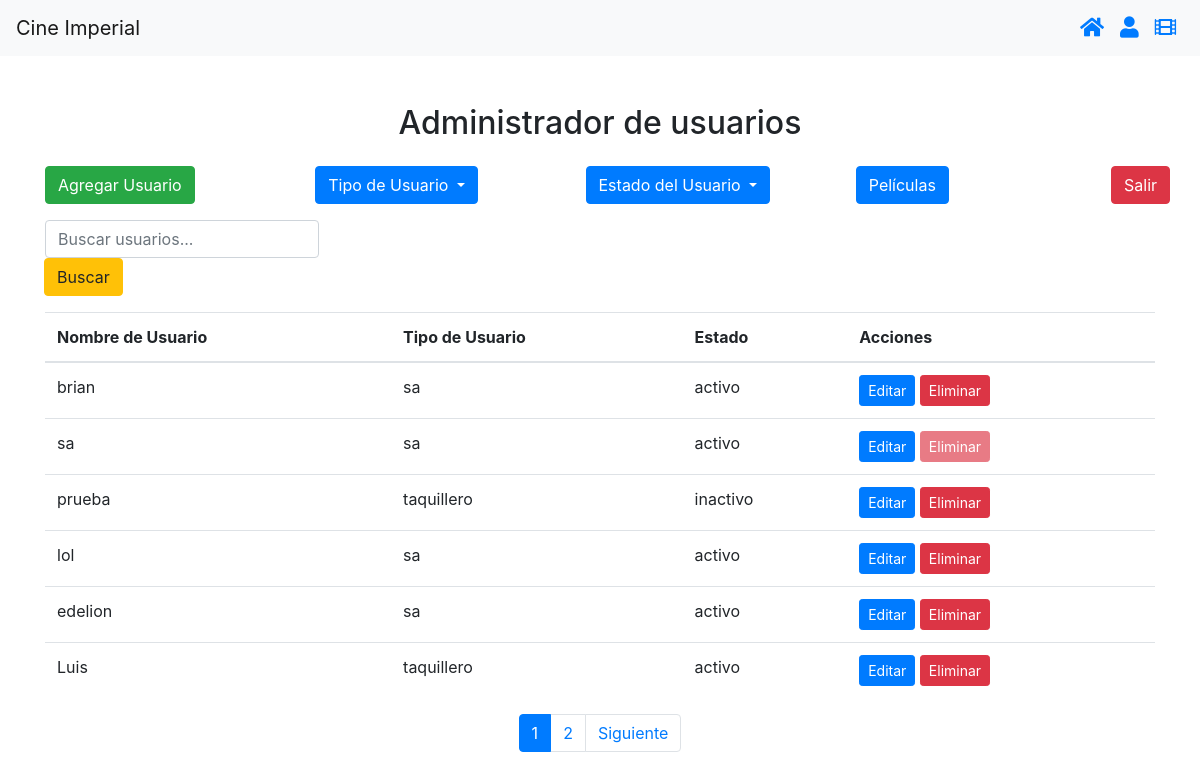
Screenshot of /interfaz_sa (signed in) with the database file from the repository.
### crud1/models.py (models this page shows, shortened)
class Usuario(models.Model):
    nombre_usuario = models.CharField(max_length=100)
    contraseña = models.CharField(max_length=100)
    tipo_usuario = models.CharField(max_length=50)
    estado = models.CharField(max_length=50)

### crud1/views.py (the view)
# urls.py: path('interfaz_sa', views.interfaz_sa, name='interfaz_sa'),
def interfaz_sa(request):
    if 'user_id' not in request.session:
        return redirect('login')
    query = request.GET.get('q')
    if query:
        usuarios = Usuario.objects.filter(Q(nombre_usuario__icontains=query))
    else:
        usuarios = Usuario.objects.all()
    paginator = Paginator(usuarios, 6)  # 6 usuarios por página
    page = request.GET.get('page')
    try:
        usuarios = paginator.page(page)
    except PageNotAnInteger:
        usuarios = paginator.page(1)
    except EmptyPage:
        usuarios = paginator.page(paginator.num_pages)
    return render(request, 'interfaz_sa.html', {'usuarios': usuarios, 'query': query})

### crud1/templates/interfaz_sa.html (shortened to what this page needs)
{% load static %}
<!DOCTYPE html>
<html lang="en">
<head>
    <link rel="stylesheet" href="https://stackpath.bootstrapcdn.com/bootstrap/4.5.2/css/bootstrap.min.css">
    <link rel="stylesheet" href="https://cdnjs.cloudflare.com/ajax/libs/font-awesome/5.15.4/css/all.min.css">
</head>
<body>
    <nav class="navbar navbar-expand-lg navbar-light bg-light">
        <a class="navbar-brand" href="#">Cine Imperial</a>
        <div class="collapse navbar-collapse" id="navbarSupportedContent">
            <ul class="navbar-nav ml-auto">
                <li class="nav-item">
                    <a class="nav-link" href="{% url 'menu' %}">
                        <i class="fas fa-home fa-lg text-primary"></i>
                    </a>
                </li>
                <li class="nav-item">
                    <a class="nav-link" href="{% url 'login' %}">
                        <i class="fas fa-user fa-lg text-primary"></i>
                    </a>
                </li>
                <li class="nav-item">
                    <a class="nav-link" href="{% url 'peliculas' %}">
                        <i class="fas fa-film fa-lg text-primary"></i>
                    </a>
                </li>
            </ul>
        </div>
    </nav>
    <div class="container mt-5">
        <h2 class="text-center mb-4 animate_animated animate_fadeIn">Administrador de usuarios</h2>
        <div class="row">
            <div class="col">
                <button type="button" class="btn btn-success mb-3" data-toggle="modal"
                    data-target="#agregarUsuarioModal">
                    Agregar Usuario
                </button>
            </div>
            <div class="col">
                <div class="dropdown">
                    <button class="btn btn-primary dropdown-toggle mb-3" type="button" id="dropdownTipoUsuario"
                        data-toggle="dropdown" aria-haspopup="true" aria-expanded="false">
                        Tipo de Usuario
                    </button>
                </div>
            </div>
            <div class="col">
                <div class="dropdown">
                    <button class="btn btn-primary dropdown-toggle mb-3" type="button" id="dropdownEstadoUsuario"
                        data-toggle="dropdown" aria-haspopup="true" aria-expanded="false">
                        Estado del Usuario
                    </button>
                </div>
            </div>
            <div class="col">
                <a href="{% url 'peliculas' %}" class="btn btn-primary">Películas</a>
            </div>
            <div>
                <a href="{% url 'login' %}" class="btn btn-danger">Salir</a>
            </div>
        </div>
<div class="row">
    <div class="col-lg-10 input-group mb-3">
        <form id="search-form" method="GET" action="{% url 'interfaz_sa' %}">
            <input type="text" class="form-control" id="buscarUsuarios" name="q" placeholder="Buscar usuarios..." aria-label="Buscar usuarios..." aria-describedby="basic-addon2" oninput="filtrarUsuariosPorNombre()">
            <div class="input-group-append">
                <button class="btn btn btn-warning" type="submit">Buscar</button>
            </div>
        </form>
    </div>
</div>
        <table class="table">
            <thead>
                <tr>
                    <th scope="col">Nombre de Usuario</th>
                    <th scope="col">Tipo de Usuario</th>
                    <th scope="col">Estado</th>
                    <th scope="col">Acciones</th>
                </tr>
            </thead>
            <tbody>
                {% for usuario in usuarios %}
                <tr>
                    <td>{{ usuario.nombre_usuario }}</td>
                    <td>{{ usuario.tipo_usuario }}</td>
                    <td>{{ usuario.estado }}</td>
                    <td>
<button type="button" class="btn btn-primary btn-sm" data-toggle="modal" data-target="#editarUsuarioModal{{ usuario.id }}">
    Editar
</button>
                        <a href="{% url 'eliminar_usuario' usuario.id %}"
                            class="btn btn-danger btn-sm {% if usuario.nombre_usuario == 'sa' %}disabled{% endif %}"
                            {% if usuario.nombre_usuario == 'sa' %}onclick="return false;" {% endif %}>
                            Eliminar
                        </a>
                    </td>
                </tr>
                {% endfor %}
            </tbody>
        </table>
<div class="pagination justify-content-center">
    <ul class="pagination">
        {% for i in usuarios.paginator.page_range %}
        <li class="page-item {% if usuarios.number == i %}active{% endif %}">
            <a class="page-link" href="?page={{ i }}">{{ i }}</a>
        </li>
        {% endfor %}
        {% if usuarios.has_next %}
        <li class="page-item">
            <a class="page-link" href="?page={{ usuarios.next_page_number }}">Siguiente</a>
        </li>
        {% endif %}
    </ul>
</div>
    </div>
</body>
</html>

### rows the page displays
Usuario: nombre_usuario "brian", tipo_usuario "sa", estado "activo"
Usuario: nombre_usuario "sa", tipo_usuario "sa", estado "activo"
Usuario: nombre_usuario "prueba", tipo_usuario "taquillero", estado "inactivo"
Usuario: nombre_usuario "lol", tipo_usuario "sa", estado "activo"
Usuario: nombre_usuario "edelion", tipo_usuario "sa", estado "activo"
Usuario: nombre_usuario "Luis", tipo_usuario "taquillero", estado "activo"

### other values shown
{{ i }} "1" "2"
